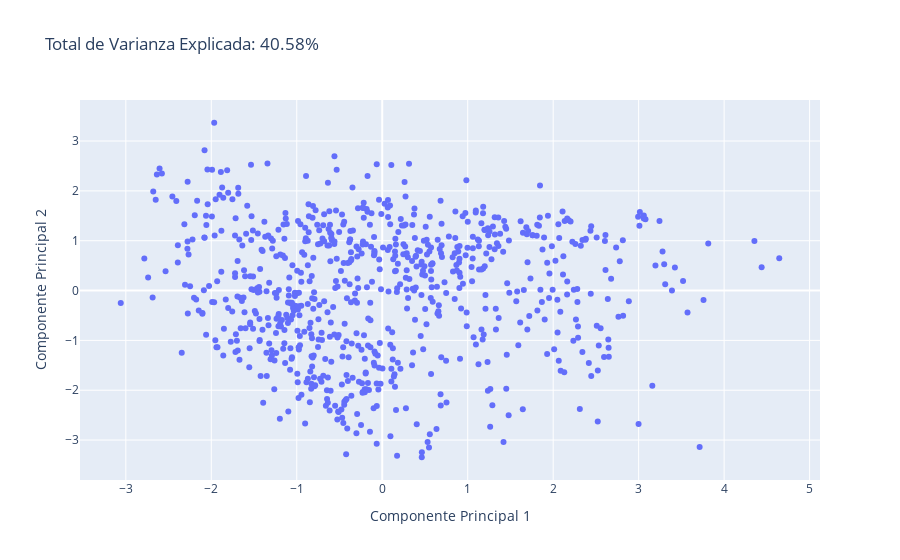

Notebook cell for this chart:
### Code cell
#Para visualización creamos dos o tres componentes para tener una idea de como se ve nuestra información continua
#Tomando en cuenta la varianza explicada (algunas veces no es tan representativo)
pca = PCA(n_components=2)
dimention_2=pca.fit_transform(df_train_sc)
total_var = pca.explained_variance_ratio_.sum() * 100
fig = px.scatter(dimention_2, x=0, y=1,title=f'Total de Varianza Explicada: {total_var:.2f}%',
                 labels={'0': 'Componente Principal 1', '1': 'Componente Principal 2'})
fig.show()

### Figure 1 — Plotly figure (JSON) as saved in the notebook; plotly's stock layout.template omitted (floating-point values rounded to 4 significant figures; data arrays with more than 128 entries replaced by an {"elided": "..."} marker saying what was removed)
{"data": [{"hovertemplate": "Componente Principal 1=%{x}<br>Componente Principal 2=%{y}<extra></extra>", "legendgroup": "", "marker": {"color": "#636efa", "symbol": "circle"}, "mode": "markers", "name": "", "orientation": "v", "showlegend": false, "type": "scatter", "x": {"elided": "764 float values"}, "xaxis": "x", "y": {"elided": "764 float values"}, "yaxis": "y"}], "layout": {"legend": {"tracegroupgap": 0}, "title": {"text": "Total de Varianza Explicada: 40.58%"}, "xaxis": {"anchor": "y", "domain": [0, 1], "title": {"text": "Componente Principal 1"}}, "yaxis": {"anchor": "x", "domain": [0, 1], "title": {"text": "Componente Principal 2"}}}}
